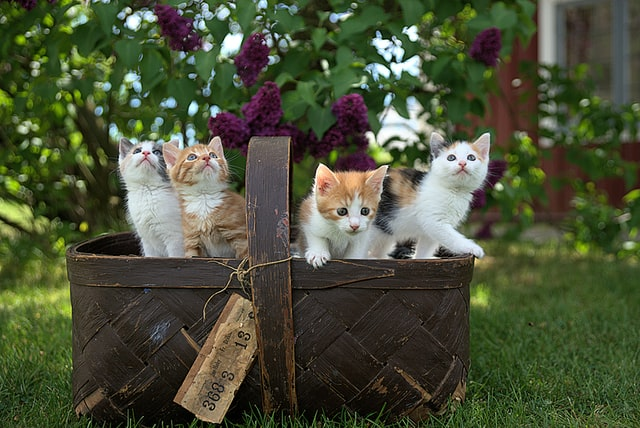
#> input picture resources/photos/cats.jpg, 640 x 428 px
$ python thresh.py
#> lines starting #> are read from the running program, lines starting #| are printed output that depends on the picture; after the words box and inside, x2 and y2 are one past the last pixel; in counts of white or black regions, pixels touching at a corner belong together
"""Thresholding (binarização) simples e adaptativo."""
from pathlib import Path

import cv2 as cv

RESOURCES = Path(__file__).resolve().parents[1] / "resources"

img = cv.imread(str(RESOURCES / "photos" / "cats.jpg"))
#> img is the input picture: shape (428, 640, 3); mean B, G, R 55.7, 80.9, 74.5
if img is None:
    raise SystemExit("Imagem não encontrada. Verifique o caminho.")
cv.imshow("Gatos", img)

gray = cv.cvtColor(img, cv.COLOR_BGR2GRAY)
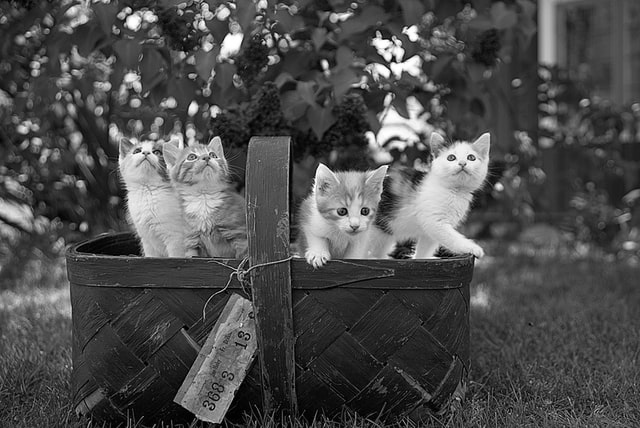
#> gray: shape (428, 640); min 0, max 255, mean 76.1
cv.imshow("Cinza", gray)

# Threshold simples: pixel > 150 vira 255, senão 0
threshold, thresh = cv.threshold(gray, 150, 255, cv.THRESH_BINARY)
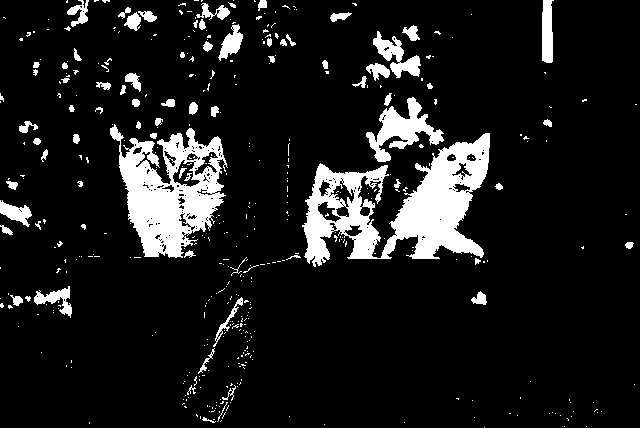
#> thresh: shape (428, 640); 10.9% white; 442 white regions (365 under 20 px), largest, box (x1, y1, x2, y2) and area: (302, 133, 490, 267) 11159, (110, 124, 228, 258) 8137, (366, 97, 444, 162) 1966
cv.imshow("Threshold simples", thresh)

threshold, thresh_inv = cv.threshold(gray, 150, 255, cv.THRESH_BINARY_INV)
cv.imshow("Threshold simples invertido", thresh_inv)

# Threshold adaptativo: o limiar é calculado por vizinhança (11x11), menos constante C=9
adaptive_thresh = cv.adaptiveThreshold(
    gray, 255, cv.ADAPTIVE_THRESH_GAUSSIAN_C, cv.THRESH_BINARY_INV, 11, 9
)
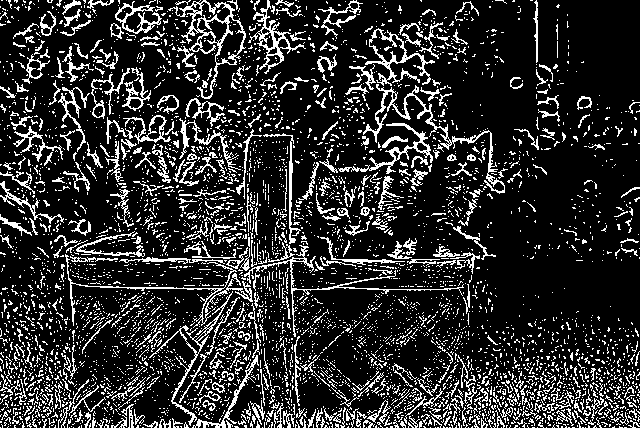
#> adaptive_thresh: shape (428, 640); 17.8% white in thin lines or dots
cv.imshow("Threshold adaptativo", adaptive_thresh)

cv.waitKey(0)
cv.destroyAllWindows()

$ run again, with resources/photos/group_1.jpg copied over resources/photos/cats.jpg
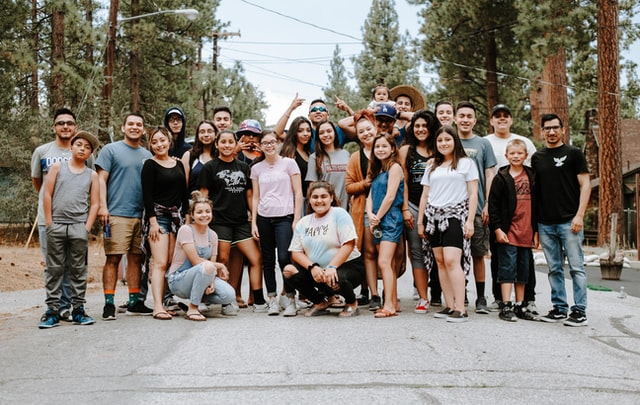
#> input picture resources/photos/group_1.jpg, 640 x 405 px
#> img is the input picture: shape (405, 640, 3); mean B, G, R 117.4, 125.9, 133.4
#> `threshold, thresh = cv.threshold(gray, 150, 255, cv.THRESH_BINARY)`:
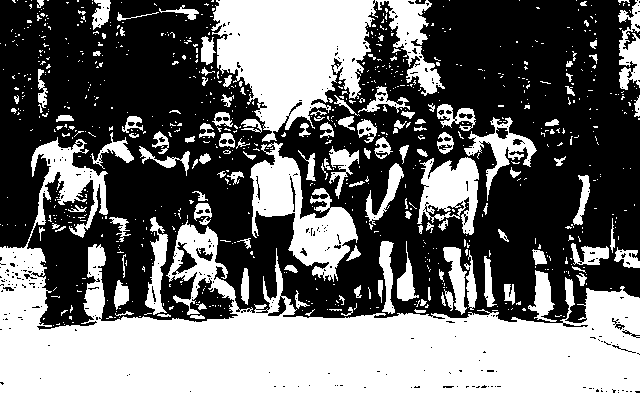
#> thresh: shape (405, 640); 44.3% white; 846 white regions (712 under 20 px), largest, box (x1, y1, x2, y2) and area: (0, 137, 640, 405) 66764, (211, 0, 445, 142) 17120, (250, 142, 358, 282) 6008
#> `adaptive_thresh = cv.adaptiveThreshold( gray, 255, cv.ADAPTIVE_THRESH_..`:
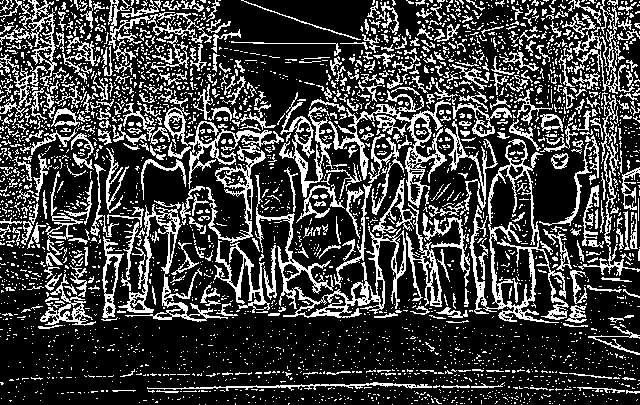
#> adaptive_thresh: shape (405, 640); 25.3% white in thin lines or dots
